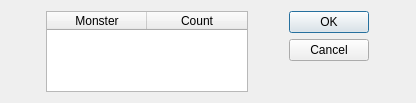
<?xml version="1.0" encoding="UTF-8"?>
<ui version="4.0">
 <class>monsters_select_Dialog</class>
 <widget class="QDialog" name="monsters_select_Dialog">
  <property name="geometry">
   <rect>
    <x>0</x>
    <y>0</y>
    <width>416</width>
    <height>103</height>
   </rect>
  </property>
  <property name="windowTitle">
   <string>Dialog</string>
  </property>
  <layout class="QGridLayout" name="gridLayout">
   <item row="0" column="0">
    <widget class="QTableWidget" name="monsters_tableWidget">
     <property name="sizePolicy">
      <sizepolicy hsizetype="Fixed" vsizetype="MinimumExpanding">
       <horstretch>0</horstretch>
       <verstretch>0</verstretch>
      </sizepolicy>
     </property>
     <property name="verticalScrollBarPolicy">
      <enum>Qt::ScrollBarAlwaysOff</enum>
     </property>
     <property name="horizontalScrollBarPolicy">
      <enum>Qt::ScrollBarAlwaysOff</enum>
     </property>
     <property name="sizeAdjustPolicy">
      <enum>QAbstractScrollArea::AdjustToContents</enum>
     </property>
     <property name="columnCount">
      <number>2</number>
     </property>
     <column>
      <property name="text">
       <string>Monster</string>
      </property>
     </column>
     <column>
      <property name="text">
       <string>Count</string>
      </property>
     </column>
    </widget>
   </item>
   <item row="0" column="1">
    <widget class="QDialogButtonBox" name="buttonBox">
     <property name="orientation">
      <enum>Qt::Vertical</enum>
     </property>
     <property name="standardButtons">
      <set>QDialogButtonBox::Cancel|QDialogButtonBox::Ok</set>
     </property>
    </widget>
   </item>
  </layout>
 </widget>
 <resources/>
 <connections>
  <connection>
   <sender>buttonBox</sender>
   <signal>accepted()</signal>
   <receiver>monsters_select_Dialog</receiver>
   <slot>accept()</slot>
   <hints>
    <hint type="sourcelabel">
     <x>248</x>
     <y>254</y>
    </hint>
    <hint type="destinationlabel">
     <x>157</x>
     <y>274</y>
    </hint>
   </hints>
  </connection>
  <connection>
   <sender>buttonBox</sender>
   <signal>rejected()</signal>
   <receiver>monsters_select_Dialog</receiver>
   <slot>reject()</slot>
   <hints>
    <hint type="sourcelabel">
     <x>316</x>
     <y>260</y>
    </hint>
    <hint type="destinationlabel">
     <x>286</x>
     <y>274</y>
    </hint>
   </hints>
  </connection>
 </connections>
</ui>
